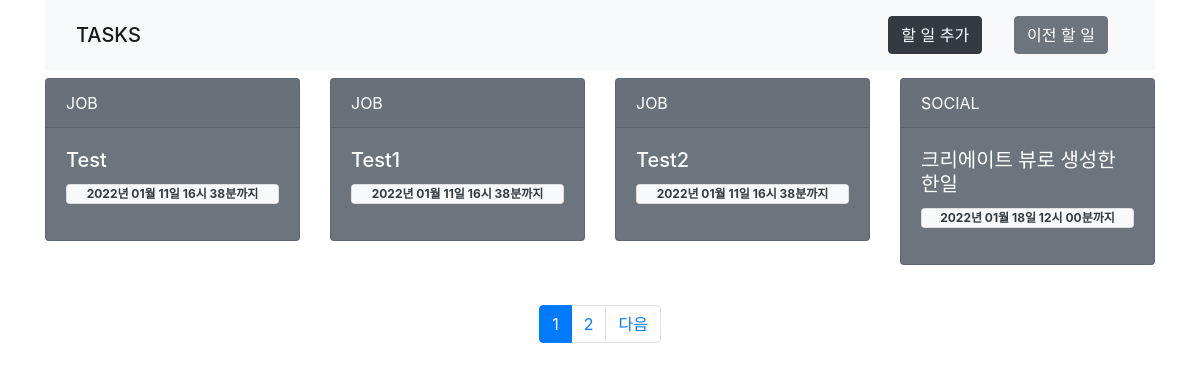
/previous/, run on the app's committed database.
### taskapp/models.py (models this page shows)
class Task(models.Model):
    class TaskType(models.TextChoices):
        JOB = 'JOB', _('업무')
        HEALTH = 'HEALTH', _('건강')
        SOCIAL = 'SOCIAL', _('사회')
    title = models.CharField(max_length=50, null=False)
    type = models.CharField(
        choices=TaskType.choices,
        max_length=10,
        default=TaskType.JOB
    )
    due = models.DateTimeField(null=False)
    created_at = models.DateTimeField(auto_now_add=True, null=False)

### taskapp/views.py (the view)
# urls.py: path('previous/', TaskPreviousListView.as_view(), name="previous"),
class TaskPreviousListView(ListView):
    model = Task
    template_name = 'pages/task_previous_list.html'
    queryset = Task.objects.filter(due__lt=timezone.now()).order_by('due')
    paginate_by = 4

### taskapp/templatetags/pagination_tags.py (called while the page is built)
@register.filter(name='slice_visible_pages')
def slice_visible_pages(paging: Page):
    min_page = int((paging.number - 1) / 10) * 10 + 1
    min_page = max(min_page, 1)
    max_page = min(min_page + 9, paging.paginator.num_pages)
    return range(min_page, max_page + 1)

### taskapp/templates/pages/task_previous_list.html (shortened to what this page needs)
{% extends "common.html" %}
{% load pagination_tags %}
{% block content %}
<div class="row row-cols-2 row-cols-md-4 g-4 mt-2">
    {% for item in object_list %}
    <div class="col">
        <div class="card text-white bg-secondary mb-3">
            <div class="card-header">{{ item.type }}</div>
            <div class="card-body">
                <h5 class="card-title">{{ item.title }}</h5>
                <p class="card text">
                    <span class="badge bg-light text-dark">
                        {{ item.due|date:'Y년 m월 d일 H시 i분' }}까지
                    </span>
                </p>
            </div>
        </div>
    </div>
    {% endfor %}
</div>
<div class="row mt-4">
    <nav class="col-12">
        <ul class="pagination justify-content-center">
            {% for page in page_obj|slice_visible_pages %}
            {% if page_obj.number == page %}
            <li class="page-item active">
                {% else %}
                <li class="page-item">
                {% endif %}
                <a class="page-link" href="?page={{ page }}">
                    {{ page }}
                </a>
            </li>
            {% endfor %}
            {% if page_obj.has_next %}
            <li class="page-item">
                <a class="page-link" href="?page={{ page_obj.next_page_number }}">다음</a>
            </li>
            {% endif %}
        </ul>
    </nav>
</div>
{% endblock %}

### data on the page
Task: type "JOB", title "Test", due "2022년 01월 11일 16시 38분"
Task: type "JOB", title "Test1", due "2022년 01월 11일 16시 38분"
Task: type "JOB", title "Test2", due "2022년 01월 11일 16시 38분"
Task: type "SOCIAL", title "크리에이트 뷰로 생성한 한일", due "2022년 01월 18일 12시 00분"

### other printed values
{{ page }} "1" "2"
